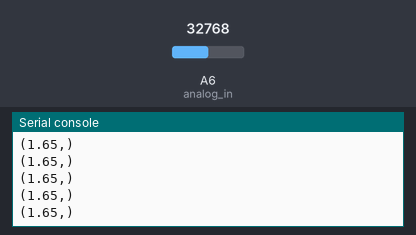
Simulated run of this program. Board: CircuitPython board. Shown: the last lines printed to the serial console. The inputs (shaded band) are chosen by the test bench; at power-on: A6 (analog_in) = 32768 (analog values on the 0–65535 scale).

Above: at 1.2 s.
1.3 s: A6 (analog_in) set to 45874
At 1.31 s:
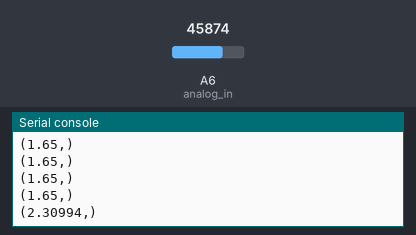
2.8 s: A6 (analog_in) set to 57670
At 2.81 s:
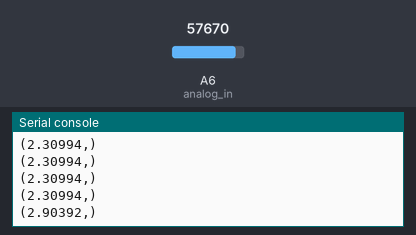
Timing chart, 0 to 5.8 s (numbered marks = the images above; inputs shaded):
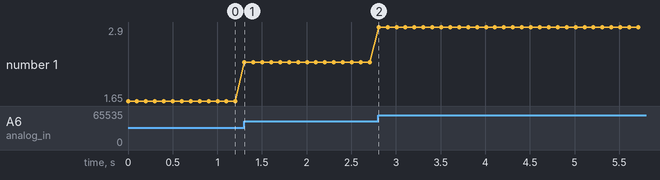

Measured:
- after the input at 1.3 s, the serial console: prints a new line at once (image 1)
- after the input at 2.8 s, the serial console: prints a new line at once (image 2)
- plotted number 1: 1.65 → 2.31 after the input at 1.3 s, 2.31 → 2.9 after the input at 2.8 s

The program:

analog_pin_voltage_read.py
```python
# CircuitPython AnalogIn Demo
import time
import board
from analogio import AnalogIn

analog_in = AnalogIn(board.A6)


def get_voltage(pin):
    return (pin.value * 3.3) / 65536


while True:
    print((get_voltage(analog_in),))
    time.sleep(0.1)
```
